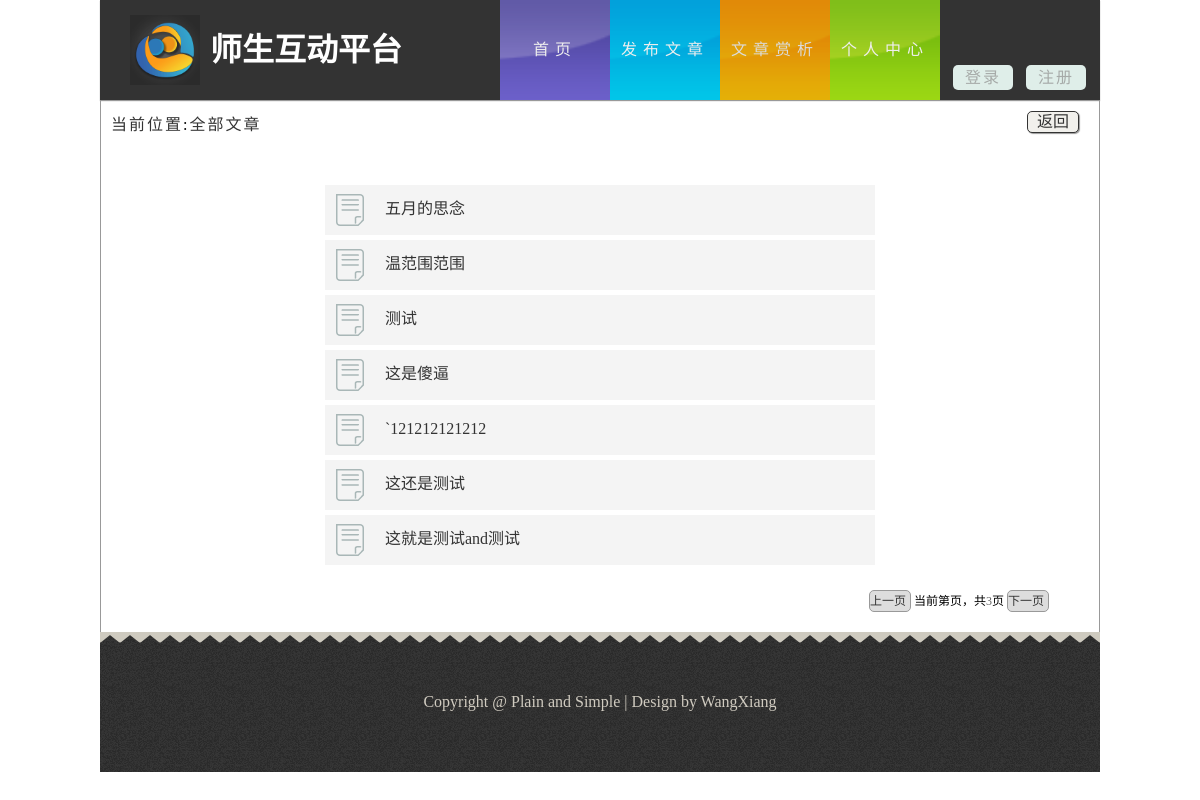
The page /paragraph.php on the database its author committed.
### tables this page shows
CREATE TABLE `tb_paragraph` (
  `para_id` int(11) NOT NULL AUTO_INCREMENT,
  `para_content` varchar(10000) NOT NULL,
  `para_publish` int(20) DEFAULT NULL COMMENT '发布时间',
  `para_title` varchar(255) NOT NULL,
  `para_kind` varchar(255) DEFAULT NULL,
  `para_video` varchar(255) DEFAULT NULL,
  `para_picture` varchar(255) DEFAULT NULL,
  `account` varchar(255) DEFAULT NULL,
  `count_read` int(10) DEFAULT '0',
  `count_send` int(10) DEFAULT '0',
  `count_discuss` int(10) DEFAULT '0',
  `type` varchar(10) DEFAULT NULL,
  PRIMARY KEY (`para_id`)
);

### public/paragraph.php (the view, shortened to what this page needs)
<?php
	$re = mysql_query("SELECT count(*) from tb_paragraph");
	$rs = mysql_fetch_array($re);
	$numrows = $rs[0];
	$pagesize = 7;
	$pages = intval($numrows/$pagesize);
	if($numrows%$pagesize){
		$pages++;
	}
	if (isset($_GET['page'])) {
		$page = intval($_GET['page']);
	}else{
		$page = 1;
	}
	$offset = $pagesize*($page-1);
?>
<!DOCTYPE html>
<html lang="zh-cn">
<head>
	<link rel="stylesheet" href="css/style.css">
</head>
<body>
    <header id="header">
	    <div class="sec">
		    <h1 class="logo">师生互动平台</h1>
			<nav class="link">
			    <ul class="o-nav">
			        <li><a href="index.php" class="s-bc">首页</a></li>
				    <li><a href="addarticle.php" class="f-bc">发布文章</a></li>
				    <li class="active"><a href="<?php echo $_SERVER["PHP_SELF"].'?'.'page='.'1'; ?>" class="w-bc">文章赏析</a></li>
				    <li><a href="setinfo.php" class="d-bc">个人中心</a></li>
			    </ul>
				<div class="dz">
				    <ul>
					<?php
						if(isset($_COOKIE["name"])){
							echo "<div class=\"dlz\">Hi:<a href=\"setinfo.php\"><span>".$_COOKIE["name"]." </span></a><a href=\"logout.php\">[退出]</a></div>";
						}else{
					?>
					   <li><a href="login.php">登录</a></li>
					   <li><a href="register.php">注册</a></li>
					<?php
						}
					?>
					</ul>
				</div>
			</nav>
		</div>
	</header>
    <div id="content" style="width:998px;border:1px solid #999;height:530px;padding:0">
	    <div class="wk zylb" style="background:#fff;">
		    <div class="wz">
			    <a href="javascript:void(0);">当前位置</a>:<a href="javascript:void(0);">全部文章</a>
			</div>
		    <div class="return">
			    <a href="index.php" style=" color:#333">返回</a>
			</div>
			<div class="ssym">
			    <div class="sszs">
			        <?php
			        	$result = mysql_query("SELECT * FROM tb_paragraph order by para_id desc limit $offset,$pagesize");
			        	while ($row = mysql_fetch_array($result)) {
			        		echo "<div class=\"ssjg\">";
				        	echo 	"<div class=\"fbr\">";
					        echo		"<img src=\"img/form.png\" style=\"width: 32px; margin-top: 9px; margin-left: 9px;\"/>";
					    	echo 	"</div>";
					    	echo	"<div class=\"bt\">";
					        echo		"<a href=\"#\">".$row['para_title']."</a>";
					    	echo 	"</div>";
				    		echo "</div>";
			        	}
			        ?>
			    </div>
				<div class="pages" style="margin-top:0">
			    <a id="prev" href="paragraph.php">上一页</a>
					当前第<span><?php $i = explode('=',$_SERVER["QUERY_STRING"]); echo $i[1]; ?></span>页，共<span id="ispan"><?php echo $pages; ?></span>页
				<a id="next" href="paragraph.php">下一页</a>
			</div>
			</div>
		</div>
	</div>
	<footer>
	    <div class="footer">
		      Copyright @ Plain and Simple | Design by WangXiang
		</div>
	</footer>
</body>
</html>

### public/css/style.css (style rules this page uses)
body,ul,h1 { margin:0; padding:0; }
.wk { width:998px; height:420px; }
.zylb { height:531px; background:#cecabf; }
.zylb>.wz { display:inline-block; margin:10px 0 0 10px; letter-spacing:2px; }
.zylb>.return { float:right; width:50px; height:20px; line-height:20px; border:1px solid #333; border-radius:5px; text-align:center; margin:10px 20px 0 0; display:inline-block; box-shadow:1px 1px 1px #999; background:#f1f0ec; }
.zylb .pages { float:right;font-size:12px;margin-right:50px;margin-top:30px; }
.zylb .pages>a { width:40px;line-height:20px;color:#333;background:#dddddd;border-radius:5px;display:inline-block;border:1px solid #999; }
.zylb .pages>span { color:#666 }
.return>a { color:#333; }
#header { width:100%; height:100px; background-color:#fff; }
ul { list-style:none; }
a { text-decoration:none;color:#333 }
.sec { width:1000px; height:100px; background-color:#333; margin:0 auto; box-shadow:0 1px 1px #999; position:relative; z-index:9999; }
.logo { background:url(../img/logo.png) no-repeat; background-size:70px 70px; width:330px; height:70px; text-indent:80px; float:left; margin-left:30px; margin-top:15px; color:#fff; line-height:70px; }
#header .link { float:right; height:100px; width:600px; text-align:center; line-height:100px; letter-spacing:6px; }
#header .o-nav li { float:left; width:110px; }
#header .o-nav li>a { display:block; color:#eee; }
#header .s-bc { background:url(../img/bg1.png) no-repeat; background-size:110px 100px; }
#header .f-bc { background:url(../img/bg2.png) no-repeat; background-size:110px 100px; }
#header .d-bc { background:url(../img/bg3.png) no-repeat; background-size:110px 100px; }
#header .w-bc { background:url(../img/bg4.png) no-repeat; background-size:110px 100px; }
#header .o-nav li>a:hover,#header .o-nav .active>a { opacity:0.9; }
#header .dz>ul>li { width:60px; float:left; color:#eee; line-height:25px; margin-left:13px; }
#header .dz>ul>li>a { display:block; background-color:#dfeee9; border-radius:5px; margin-top:65px; color:#a6aaa8; letter-spacing:2px; }
#content { background:#cecabf; width:1000px; height:auto; margin:0 auto; padding-bottom:30px; }
footer { margin:0 auto; width:1000px; background:#cecabf; }
.footer { background:url(../img/footer.png); width:1000px; height:140px; color:#d0cbc0; text-align:center; line-height:140px; font-family:SimHei; }
.ssym { margin-top:50px;margin-bottom:30px; }
.ssym .ssjg { width:550px;margin:0 auto;background:#f4f4f4;margin-bottom:5px; }
.ssym .sszs { height:405px;overflow-y:hidden }
.ssym .ssjg .fbr { width:50px; height:50px; overflow:hidden; display:inline-block;vertical-align:middle;margin-right:10px; }
.ssym .ssjg .fbr img { width:50px; }
.ssym .ssjg .bt { display:inline-block; }

### rows shown on the page
tb_paragraph: para_title "五月的思念"
tb_paragraph: para_title "温范围范围"
tb_paragraph: para_title "测试"
tb_paragraph: para_title "这是傻逼"
tb_paragraph: para_title "`121212121212"
tb_paragraph: para_title "这还是测试"
tb_paragraph: para_title "这就是测试and测试"

### other values the page prints
$pages "3"
